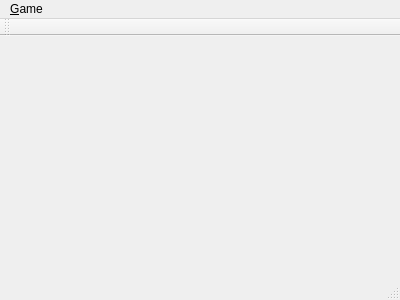
<?xml version="1.0" encoding="UTF-8"?>
<ui version="4.0">
 <class>MainWindow</class>
 <widget class="QMainWindow" name="MainWindow">
  <property name="geometry">
   <rect>
    <x>0</x>
    <y>0</y>
    <width>400</width>
    <height>300</height>
   </rect>
  </property>
  <property name="windowTitle">
   <string>MainWindow</string>
  </property>
  <widget class="QWidget" name="centralWidget"/>
  <widget class="QMenuBar" name="menuBar">
   <property name="geometry">
    <rect>
     <x>0</x>
     <y>0</y>
     <width>400</width>
     <height>23</height>
    </rect>
   </property>
   <widget class="QMenu" name="menu">
    <property name="title">
     <string>&amp;Game</string>
    </property>
    <widget class="QMenu" name="menuNew">
     <property name="title">
      <string>New</string>
     </property>
     <widget class="QMenu" name="menuPlayer_AutoPlayer">
      <property name="title">
       <string>Player-AutoPlayer</string>
      </property>
      <addaction name="actionFirst_Hand"/>
      <addaction name="actionSecond_Hand"/>
     </widget>
     <addaction name="actionPlayer_Player"/>
     <addaction name="menuPlayer_AutoPlayer"/>
    </widget>
    <addaction name="menuNew"/>
    <addaction name="actionRetract"/>
    <addaction name="separator"/>
    <addaction name="actionExit"/>
   </widget>
   <addaction name="menu"/>
  </widget>
  <widget class="QToolBar" name="mainToolBar">
   <attribute name="toolBarArea">
    <enum>TopToolBarArea</enum>
   </attribute>
   <attribute name="toolBarBreak">
    <bool>false</bool>
   </attribute>
  </widget>
  <widget class="QStatusBar" name="statusBar"/>
  <action name="actionRetract">
   <property name="text">
    <string>Retract</string>
   </property>
  </action>
  <action name="actionPlayer_Player">
   <property name="text">
    <string>Player-Player</string>
   </property>
  </action>
  <action name="actionFirst_Hand">
   <property name="text">
    <string>First Hand</string>
   </property>
  </action>
  <action name="actionSecond_Hand">
   <property name="text">
    <string>Second Hand</string>
   </property>
  </action>
  <action name="actionExit">
   <property name="text">
    <string>Exit</string>
   </property>
  </action>
 </widget>
 <layoutdefault spacing="6" margin="11"/>
 <resources/>
 <connections/>
</ui>
